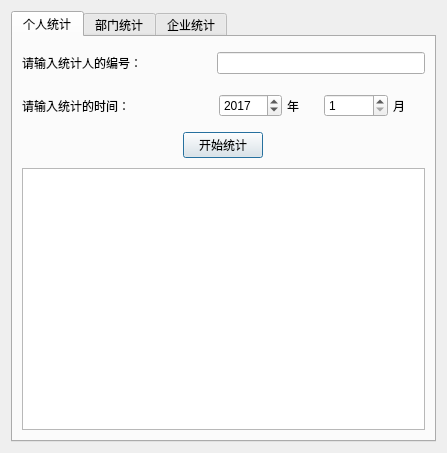
<?xml version="1.0" encoding="UTF-8"?>
<ui version="4.0">
 <class>StatDialog</class>
 <widget class="QDialog" name="StatDialog">
  <property name="geometry">
   <rect>
    <x>0</x>
    <y>0</y>
    <width>447</width>
    <height>453</height>
   </rect>
  </property>
  <property name="minimumSize">
   <size>
    <width>447</width>
    <height>453</height>
   </size>
  </property>
  <property name="maximumSize">
   <size>
    <width>447</width>
    <height>453</height>
   </size>
  </property>
  <property name="windowTitle">
   <string>数据统计</string>
  </property>
  <layout class="QVBoxLayout" name="verticalLayout">
   <item>
    <widget class="QTabWidget" name="tabWidget">
     <property name="currentIndex">
      <number>0</number>
     </property>
     <widget class="QWidget" name="tab_1">
      <attribute name="title">
       <string>个人统计</string>
      </attribute>
      <layout class="QVBoxLayout" name="verticalLayout_2" stretch="0,0,0,0">
       <property name="spacing">
        <number>10</number>
       </property>
       <property name="leftMargin">
        <number>9</number>
       </property>
       <property name="topMargin">
        <number>10</number>
       </property>
       <property name="rightMargin">
        <number>9</number>
       </property>
       <property name="bottomMargin">
        <number>10</number>
       </property>
       <item>
        <layout class="QHBoxLayout" name="horizontalLayout_11" stretch="8,9">
         <property name="spacing">
          <number>10</number>
         </property>
         <property name="topMargin">
          <number>5</number>
         </property>
         <property name="bottomMargin">
          <number>5</number>
         </property>
         <item>
          <widget class="QLabel" name="label_11">
           <property name="text">
            <string>请输入统计人的编号：</string>
           </property>
          </widget>
         </item>
         <item>
          <widget class="QLineEdit" name="lineEdit_11"/>
         </item>
        </layout>
       </item>
       <item>
        <layout class="QHBoxLayout" name="horizontalLayout_12" stretch="6,2,1,2,1">
         <property name="spacing">
          <number>5</number>
         </property>
         <property name="topMargin">
          <number>5</number>
         </property>
         <property name="bottomMargin">
          <number>5</number>
         </property>
         <item>
          <widget class="QLabel" name="label_121">
           <property name="text">
            <string>请输入统计的时间：</string>
           </property>
          </widget>
         </item>
         <item>
          <widget class="QSpinBox" name="spinBox_3">
           <property name="minimum">
            <number>2001</number>
           </property>
           <property name="maximum">
            <number>2045</number>
           </property>
           <property name="value">
            <number>2017</number>
           </property>
          </widget>
         </item>
         <item>
          <widget class="QLabel" name="label_122">
           <property name="text">
            <string>年</string>
           </property>
          </widget>
         </item>
         <item>
          <widget class="QSpinBox" name="spinBox_4">
           <property name="minimum">
            <number>1</number>
           </property>
           <property name="maximum">
            <number>12</number>
           </property>
          </widget>
         </item>
         <item>
          <widget class="QLabel" name="label_123">
           <property name="text">
            <string>月</string>
           </property>
          </widget>
         </item>
        </layout>
       </item>
       <item alignment="Qt::AlignHCenter|Qt::AlignVCenter">
        <widget class="QPushButton" name="pushButton_1">
         <property name="maximumSize">
          <size>
           <width>338</width>
           <height>16777215</height>
          </size>
         </property>
         <property name="text">
          <string>开始统计</string>
         </property>
        </widget>
       </item>
       <item>
        <widget class="QTableWidget" name="tableWidget">
         <property name="minimumSize">
          <size>
           <width>0</width>
           <height>0</height>
          </size>
         </property>
         <property name="maximumSize">
          <size>
           <width>16777215</width>
           <height>16777215</height>
          </size>
         </property>
         <property name="font">
          <font>
           <pointsize>9</pointsize>
          </font>
         </property>
         <property name="verticalScrollBarPolicy">
          <enum>Qt::ScrollBarAlwaysOff</enum>
         </property>
         <property name="horizontalScrollBarPolicy">
          <enum>Qt::ScrollBarAlwaysOff</enum>
         </property>
         <property name="sizeAdjustPolicy">
          <enum>QAbstractScrollArea::AdjustToContents</enum>
         </property>
         <property name="editTriggers">
          <set>QAbstractItemView::NoEditTriggers</set>
         </property>
         <property name="textElideMode">
          <enum>Qt::ElideMiddle</enum>
         </property>
         <property name="sortingEnabled">
          <bool>true</bool>
         </property>
        </widget>
       </item>
      </layout>
     </widget>
     <widget class="QWidget" name="tab_2">
      <attribute name="title">
       <string>部门统计</string>
      </attribute>
      <layout class="QVBoxLayout" name="verticalLayout_3" stretch="0,0,0,0">
       <property name="spacing">
        <number>10</number>
       </property>
       <property name="topMargin">
        <number>10</number>
       </property>
       <property name="bottomMargin">
        <number>10</number>
       </property>
       <item>
        <layout class="QHBoxLayout" name="horizontalLayout_21" stretch="8,9">
         <property name="spacing">
          <number>10</number>
         </property>
         <property name="topMargin">
          <number>5</number>
         </property>
         <property name="bottomMargin">
          <number>5</number>
         </property>
         <item>
          <widget class="QLabel" name="label_21">
           <property name="text">
            <string>请选择统计部门的名称：</string>
           </property>
          </widget>
         </item>
         <item>
          <widget class="QComboBox" name="comboBox">
           <item>
            <property name="text">
             <string>保安部</string>
            </property>
           </item>
           <item>
            <property name="text">
             <string>销售部</string>
            </property>
           </item>
           <item>
            <property name="text">
             <string>宣传部</string>
            </property>
           </item>
           <item>
            <property name="text">
             <string>人事部</string>
            </property>
           </item>
           <item>
            <property name="text">
             <string>财务部 </string>
            </property>
           </item>
           <item>
            <property name="text">
             <string>技术部</string>
            </property>
           </item>
           <item>
            <property name="text">
             <string>仓储部</string>
            </property>
           </item>
           <item>
            <property name="text">
             <string>研发部</string>
            </property>
           </item>
           <item>
            <property name="text">
             <string>维修部</string>
            </property>
           </item>
           <item>
            <property name="text">
             <string>行政部</string>
            </property>
           </item>
          </widget>
         </item>
        </layout>
       </item>
       <item>
        <layout class="QHBoxLayout" name="horizontalLayout_13" stretch="6,2,1,2,1">
         <property name="spacing">
          <number>5</number>
         </property>
         <property name="topMargin">
          <number>5</number>
         </property>
         <property name="bottomMargin">
          <number>5</number>
         </property>
         <item>
          <widget class="QLabel" name="label_124">
           <property name="text">
            <string>请输入统计的时间：</string>
           </property>
          </widget>
         </item>
         <item>
          <widget class="QSpinBox" name="spinBox">
           <property name="minimum">
            <number>2001</number>
           </property>
           <property name="maximum">
            <number>2045</number>
           </property>
           <property name="value">
            <number>2017</number>
           </property>
          </widget>
         </item>
         <item>
          <widget class="QLabel" name="label_125">
           <property name="text">
            <string>年</string>
           </property>
          </widget>
         </item>
         <item>
          <widget class="QSpinBox" name="spinBox_2">
           <property name="minimum">
            <number>1</number>
           </property>
           <property name="maximum">
            <number>12</number>
           </property>
          </widget>
         </item>
         <item>
          <widget class="QLabel" name="label_126">
           <property name="text">
            <string>月</string>
           </property>
          </widget>
         </item>
        </layout>
       </item>
       <item alignment="Qt::AlignHCenter">
        <widget class="QPushButton" name="pushButton_2">
         <property name="text">
          <string>开始统计</string>
         </property>
        </widget>
       </item>
       <item>
        <widget class="QTableWidget" name="tableWidget_2">
         <property name="font">
          <font>
           <pointsize>9</pointsize>
          </font>
         </property>
         <property name="verticalScrollBarPolicy">
          <enum>Qt::ScrollBarAlwaysOff</enum>
         </property>
         <property name="horizontalScrollBarPolicy">
          <enum>Qt::ScrollBarAlwaysOff</enum>
         </property>
         <property name="sizeAdjustPolicy">
          <enum>QAbstractScrollArea::AdjustToContents</enum>
         </property>
         <property name="editTriggers">
          <set>QAbstractItemView::NoEditTriggers</set>
         </property>
         <property name="textElideMode">
          <enum>Qt::ElideMiddle</enum>
         </property>
         <property name="sortingEnabled">
          <bool>true</bool>
         </property>
        </widget>
       </item>
      </layout>
     </widget>
     <widget class="QWidget" name="tab_3">
      <attribute name="title">
       <string>企业统计</string>
      </attribute>
      <layout class="QVBoxLayout" name="verticalLayout_4" stretch="0,0,0,10">
       <property name="spacing">
        <number>10</number>
       </property>
       <property name="topMargin">
        <number>10</number>
       </property>
       <property name="bottomMargin">
        <number>10</number>
       </property>
       <item>
        <layout class="QHBoxLayout" name="horizontalLayout_14" stretch="6,2,1,2,1">
         <property name="spacing">
          <number>5</number>
         </property>
         <property name="topMargin">
          <number>5</number>
         </property>
         <property name="bottomMargin">
          <number>5</number>
         </property>
         <item>
          <widget class="QLabel" name="label_127">
           <property name="text">
            <string>请输入统计的时间：</string>
           </property>
          </widget>
         </item>
         <item>
          <widget class="QSpinBox" name="spinBox_5">
           <property name="minimum">
            <number>2001</number>
           </property>
           <property name="maximum">
            <number>2045</number>
           </property>
           <property name="value">
            <number>2017</number>
           </property>
          </widget>
         </item>
         <item>
          <widget class="QLabel" name="label_128">
           <property name="text">
            <string>年</string>
           </property>
          </widget>
         </item>
         <item>
          <widget class="QSpinBox" name="spinBox_6">
           <property name="minimum">
            <number>1</number>
           </property>
           <property name="maximum">
            <number>12</number>
           </property>
          </widget>
         </item>
         <item>
          <widget class="QLabel" name="label_129">
           <property name="text">
            <string>月</string>
           </property>
          </widget>
         </item>
        </layout>
       </item>
       <item alignment="Qt::AlignHCenter">
        <widget class="QPushButton" name="pushButton_3">
         <property name="text">
          <string>开始统计</string>
         </property>
        </widget>
       </item>
       <item>
        <widget class="Line" name="line">
         <property name="font">
          <font>
           <pointsize>11</pointsize>
          </font>
         </property>
         <property name="frameShadow">
          <enum>QFrame::Raised</enum>
         </property>
         <property name="lineWidth">
          <number>9</number>
         </property>
         <property name="orientation">
          <enum>Qt::Horizontal</enum>
         </property>
        </widget>
       </item>
       <item>
        <widget class="QLabel" name="label_3">
         <property name="font">
          <font>
           <family>黑体</family>
           <pointsize>14</pointsize>
          </font>
         </property>
         <property name="text">
          <string>暂无数据！</string>
         </property>
        </widget>
       </item>
      </layout>
     </widget>
    </widget>
   </item>
  </layout>
 </widget>
 <resources/>
 <connections/>
</ui>
